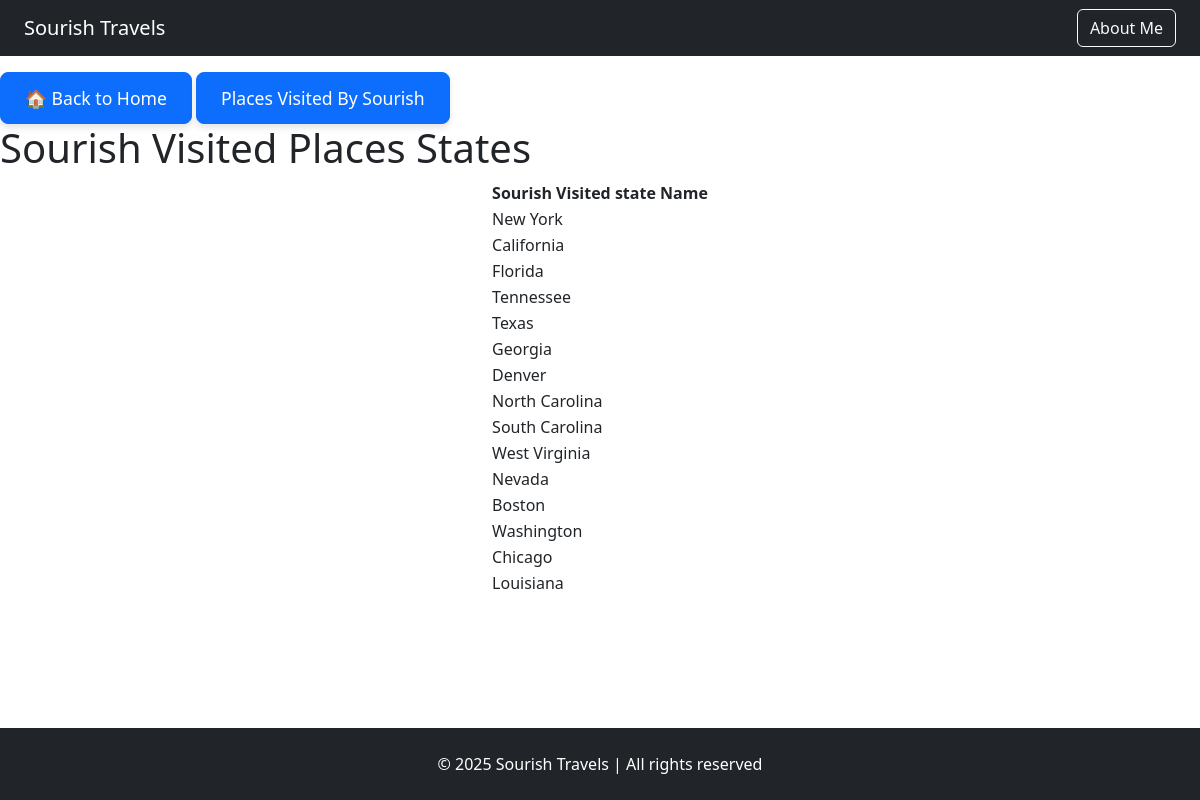
/sourishtravellist/indexstates/, run on an earlier commit of the app's database.
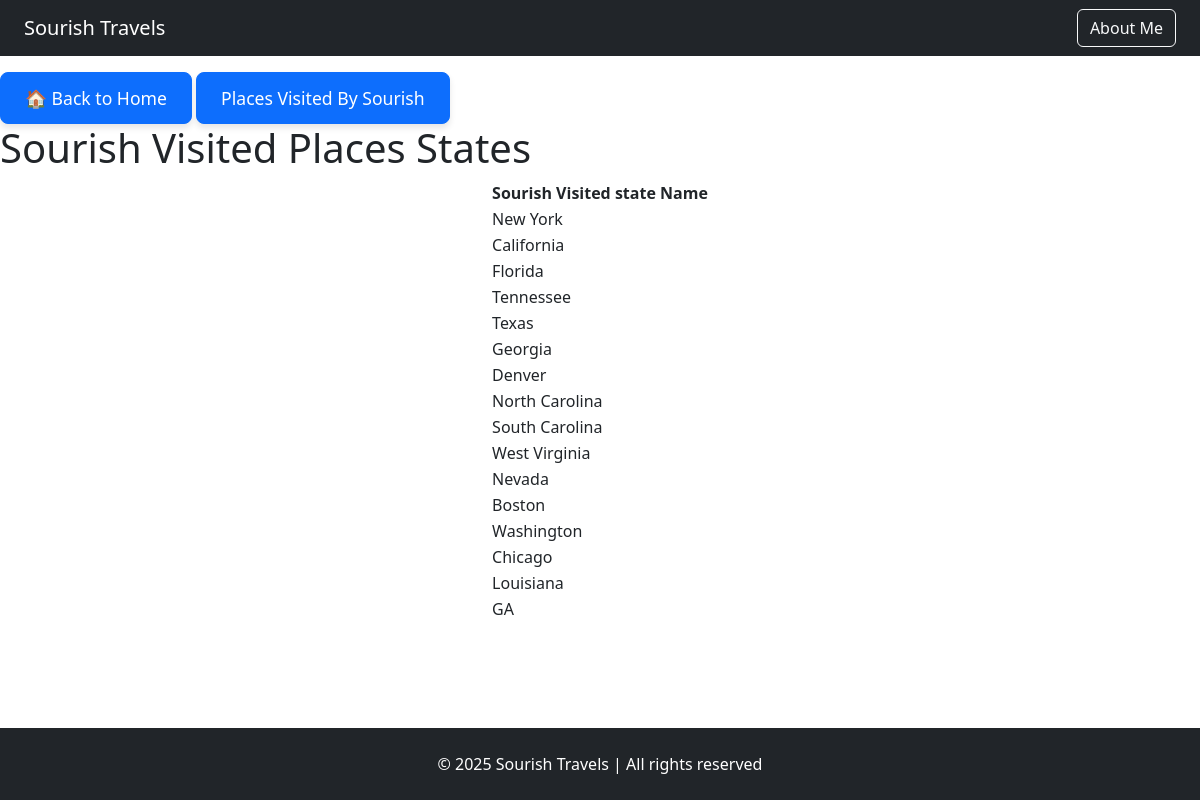
And on a later commit of the database.
### sourishtravellist/models.py (models this page shows, shortened)
class Places(models.Model):
    place_state = models.CharField(max_length=255)

### sourishtravellist/views.py (the view)
# urls.py: path('indexstates/', views.indexstates, name='states'),
def indexstates(request):
    placestates=Places.objects.all()
    return render(request, 'placesVisited/statesVisited.html', {'placestates': placestates})

### sourishtravellist/templates/placesVisited/statesVisited.html (shortened to what this page needs)
{% extends 'base.html' %}
{% block content %}
<a href="{% url 'home' %}" class="btn btn-primary mt-3 custom-home-btn">🏠 Back to Home</a>
<a href="{% url 'index' %}" class="btn btn-primary mt-3 custom-home-btn">Places Visited By Sourish</a>
    <h1>Sourish Visited Places States</h1>
    <table align="center">
        <thead>
            <tr>
                <th>Sourish Visited state Name</th>
            </tr>
        </thead>
        <tbody>
            {% for place in placestates %}
                <tr>
                    <td>{{ place.place_state }}</td>
                </tr>
            {% empty %}
                <tr>
                    <td colspan="3">No places found.</td>
                </tr>
            {% endfor %}
        </tbody>
    </table>
{% endblock %}

What changed in the data, as far as the page shows it:
added Places: place_state "GA"
